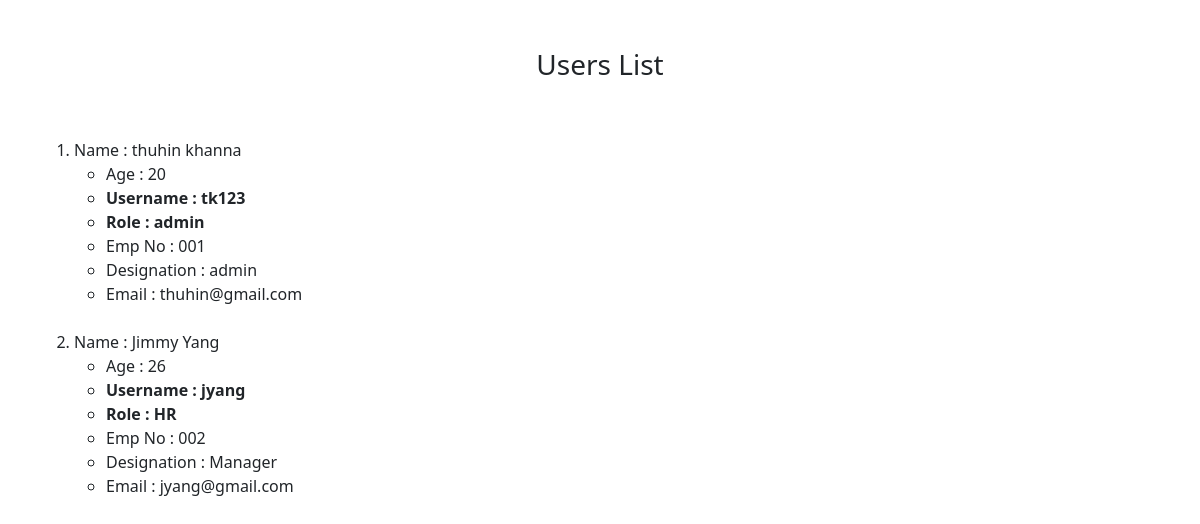
Page /display on the earlier database version.
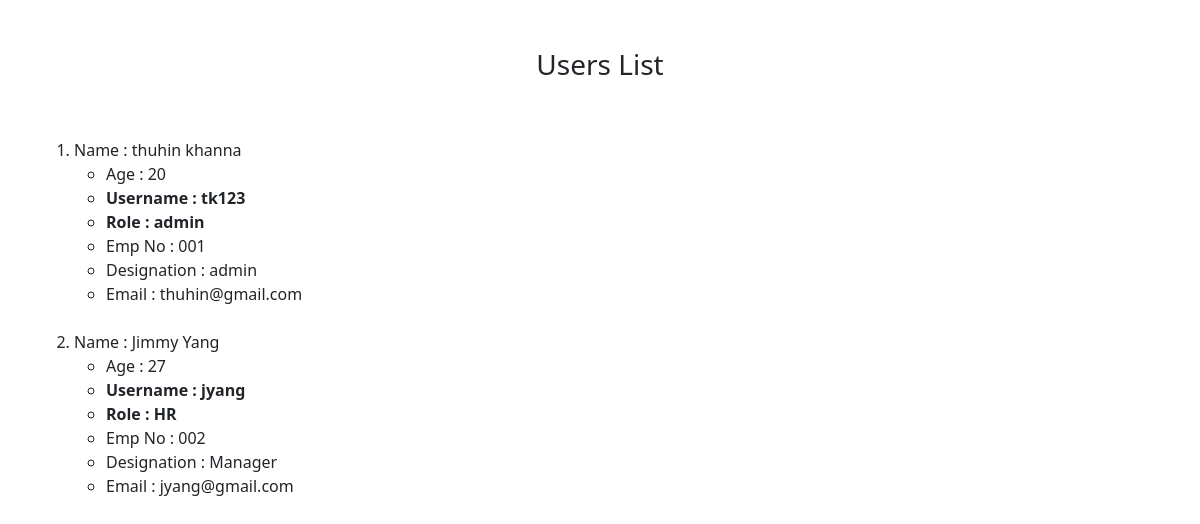
Same page on the later database version.
### users/models.py (models this page shows)
class myuser(models.Model):
    Username = models.CharField(max_length=15)
    Name = models.CharField(max_length=25)
    Email = models.EmailField(max_length=100)
    Password = models.CharField(max_length=15)
    Age = models.CharField(max_length=2)
    Designation = models.CharField(max_length=15)
    Role = models.CharField(max_length=15)
    EmployeeNo = models.CharField(max_length=15)

### users/views.py (the view)
# urls.py: path("display", views.disp_users, name="disp_users"),
def disp_users(request):
    users=[]
    qs = myuser.objects.all()
    for i in qs:
        users.append(i)
    return render(request, 'DispUsers.html', {'users':users})

### users/templates/DispUsers.html (shortened to what this page needs)
<!doctype html>
<html lang="en">
  <head>
    <link href="https://cdn.jsdelivr.net/npm/bootstrap@5.1.2/dist/css/bootstrap.min.css" rel="stylesheet">
  </head>
  <body class="container-fluid">
    <br><br>
    <center><h3> Users List </h3></center>
    <br><br>
    <div class="container-sm">
    <ol>
    {% for i in users %}
    <li>
      Name : {{ i.Name }}
      <ul>
        <li>Age : {{ i.Age }}</li>
        <strong><li>Username : {{ i.Username }}</li></strong>
        <strong><li>Role : {{ i.Role }}</li></strong>
        <li>Emp No : {{ i.EmployeeNo }}</li>
        <li>Designation : {{ i.Designation }}</li>
        <li>Email : {{ i.Email }}</li>
      </ul>
    </li>
    <br>
    {% endfor %}
    </ol>
    </div>
  </body>
</html>

Differences in the rows shown:
changed myuser "Jimmy Yang": Age "26" → "27"
